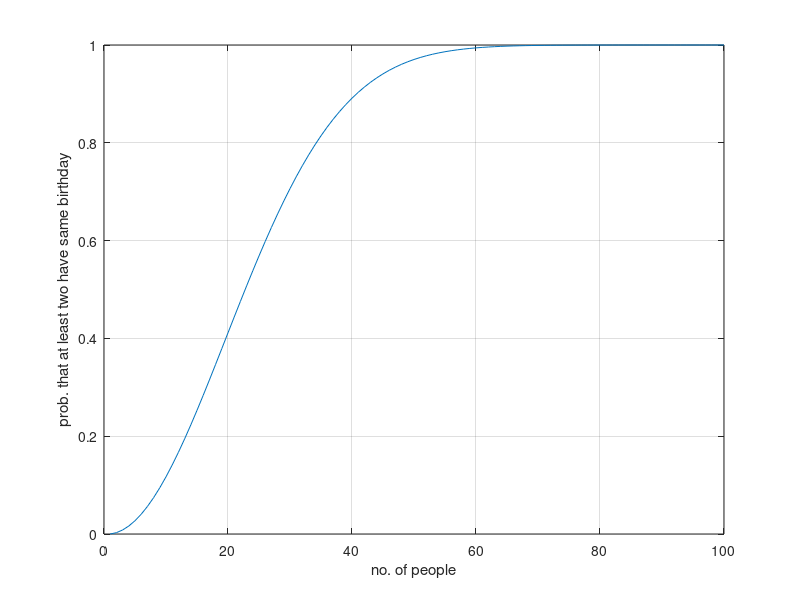

Write MATLAB code to recreate this figure.
%% Code Details:
% birthday_paradox.m
%
% Description:
% Calculates the probablity of 2 people who have same birth date
%
% Special requirements or dependencies:
% None; Tested in RHEL 7.4 with MATLAB R2017a
%
% Compilation and execution:
% Compilation not necessary
% Execution takes less than a second on most modern hardware.
% 
%For the execution in LINUX terminal 
% matlab -nodisplay -nosplash -singleCompThread -r birthday_paradox -logfile birthday_paradox.log

%% Clear the old data from workpace,command window and figure.
clear;
clc;
clf;
close all;

%% Initialization

% Maximum number of people in classroom
N = 100; 

% Initialize probability
PrevP = 1;

% Create the .dat file
fout = fopen('birthday_paradox.dat', 'w');

% Print the header
fprintf(fout,"N\tProb\n");

%% Calculations

% Loop BEGINS
for i = 1 : N
    
    % Probability that no birthdays are the same
    Pnot     = PrevP*(365-i+1)/365; 
    
    % Probability that at least two birthdays are the same
    P(i)     = 1-Pnot; 
    PrevP    = Pnot;
    
    % Printing the results in .dat file
    fprintf(fout,'%d\t%0.15f\n',i,P(i));
end % Loop ENDS

%% Plot

% initialize the x axis
x = 1:N;

% Plot the curve
plot(x, P, '-')

% Label the axis
xlabel('no. of people')
ylabel('prob. that at least two have same birthday')

% Grid on
grid on

% Save the plot in png format
saveas(gcf,'birthday_paradox.png');

% exit
exit
